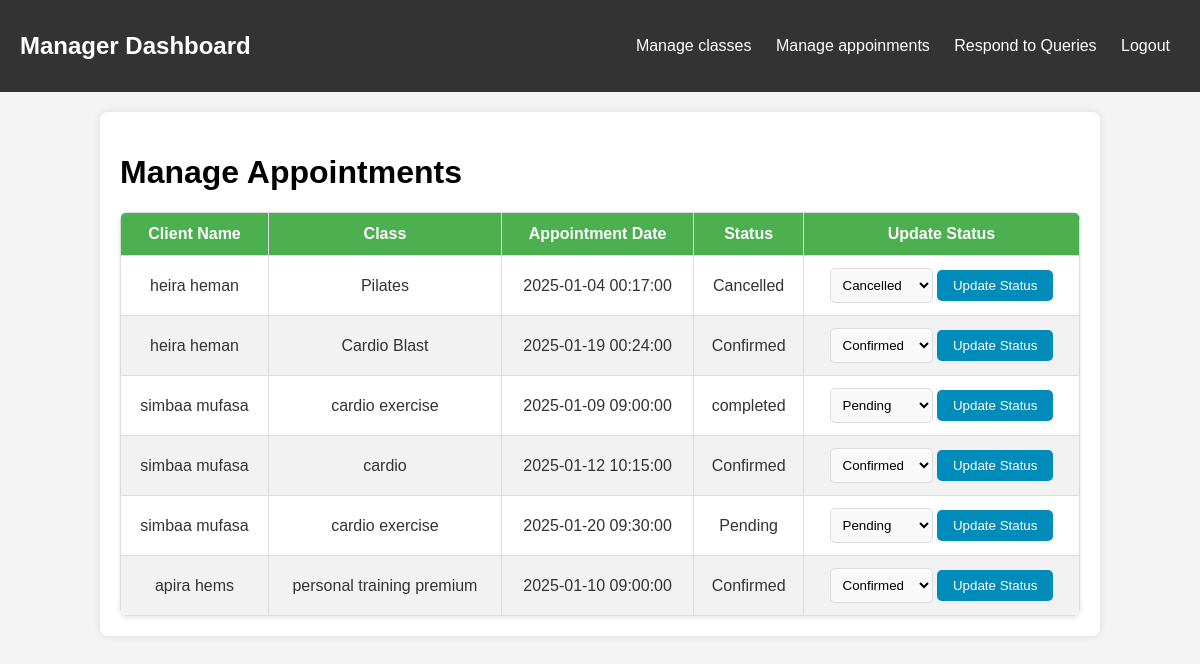
Page /manager_appointments.php on the committed database.
### tables this page shows
CREATE TABLE `appointments` (
  `id` int(11) NOT NULL,
  `client_email` varchar(255) NOT NULL,
  `appointment_date` datetime NOT NULL,
  `class` varchar(100) NOT NULL,
  `status` enum('Pending','Confirmed','Cancelled','completed') DEFAULT 'Pending'
);

CREATE TABLE `clients` (
  `id` int(11) NOT NULL,
  `firstName` varchar(100) DEFAULT NULL,
  `lastName` varchar(100) DEFAULT NULL,
  `email` varchar(100) DEFAULT NULL,
  `phone` varchar(15) DEFAULT NULL,
  `membership` varchar(100) DEFAULT NULL,
  `password` varchar(255) NOT NULL,
  `class` text DEFAULT NULL
);

### manager_appointments.php (the view, shortened to what this page needs)
<?php
$host = 'localhost';
$db = 'fitzone';
$user = 'root';
$pass = '';
$conn = new mysqli($host, $user, $pass, $db);
$query = "SELECT appointments.id, clients.firstName, clients.lastName, appointments.class, appointments.appointment_date, appointments.status
          FROM appointments
          INNER JOIN clients ON appointments.client_email = clients.email";
$result = $conn->query($query);
?>
<!DOCTYPE html>
<html lang="en">
<head>
    <link rel="stylesheet" href="dashboard.css">
</head>
<body>
<header>
        <div class="navbar">
            <h1>Manager Dashboard</h1>
            <nav>
                <a href="class.php">Manage classes</a>
                <a href="manager_appointments.php" >Manage appoinments</a>
                <a href="respond-queries.html" >Respond to Queries</a>
                <a href="index.html">Logout</a>
            </nav>
        </div>
    </header>
    <div class="container">
        <h1>Manage Appointments</h1>
        <table>
            <thead>
                <tr>
                    <th>Client Name</th>
                    <th>Class</th>
                    <th>Appointment Date</th>
                    <th>Status</th>
                    <th>Update Status</th>
                </tr>
            </thead>
            <tbody>
                <?php while ($row = $result->fetch_assoc()) : ?>
                    <tr>
                        <td><?php echo htmlspecialchars($row['firstName'] . ' ' . $row['lastName']); ?></td>
                        <td><?php echo htmlspecialchars($row['class']); ?></td>
                        <td><?php echo htmlspecialchars($row['appointment_date']); ?></td>
                        <td><?php echo htmlspecialchars($row['status']); ?></td>
                        <td>
                            <form method="POST" action="manager_appointments.php">
                                <select name="status">
                                    <option <?php if ($row['status'] == 'Pending') echo 'selected'; ?> value="Pending">Pending</option>
                                    <option <?php if ($row['status'] == 'Confirmed') echo 'selected'; ?> value="Confirmed">Confirmed</option>
                                    <option <?php if ($row['status'] == 'Cancelled') echo 'selected'; ?> value="Cancelled">Cancelled</option>
                                </select>
                                <button type="submit" name="updateStatus" class="btn">Update Status</button>
                            </form>
                        </td>
                    </tr>
                <?php endwhile; ?>
            </tbody>
        </table>
    </div>
</body>
</html>

### dashboard.css (style rules this page uses)
header { background: #333; color: #fff; padding: 1rem 0; position: sticky; top: 0; z-index: 10; }
.navbar { display: flex; justify-content: space-between; align-items: center; padding: 0 20px; }
.navbar h1 { font-size: 1.5rem; }
.navbar nav a { color: #fff; text-decoration: none; margin: 0 10px; }

### manager_appointments.php (style rules this page uses)
body { font-family: Arial, sans-serif; background-color: #f4f4f4; margin: 0; padding: 0; }
.container { width: 80%; margin: 20px auto; background-color: #ffffff; padding: 20px; box-shadow: 0 0 10px rgba(0, 0, 0, 0.1); border-radius: 8px; }
table { width: 100%; margin-top: 20px; border-collapse: collapse; border-radius: 8px; overflow: hidden; box-shadow: 0 2px 5px rgba(0, 0, 0, 0.1); }
th, td { padding: 12px; text-align: center; border: 1px solid #ddd; color: #333; }
th { background-color: #4CAF50; color: white; }
tr:nth-child(even) { background-color: #f2f2f2; }
select { padding: 8px; border-radius: 5px; border: 1px solid #ddd; background-color: #f9f9f9; }
button { padding: 8px 16px; background-color: #4CAF50; color: white; border: none; border-radius: 5px; cursor: pointer; }
.btn { padding: 8px 16px; background-color: #008CBA; color: white; border: none; border-radius: 5px; cursor: pointer; text-align: center; }
form { display: inline; }
header { background: #333; color: #fff; padding: 1rem 0; position: sticky; top: 0; z-index: 10; }
.navbar { display: flex; justify-content: space-between; align-items: center; padding: 0 20px; }
.navbar h1 { font-size: 1.5rem; }
.navbar nav a { color: #fff; text-decoration: none; margin: 0 10px; }

### rows in the picture
appointments: clients.firstName+lastName "heira heman", class "Pilates", appointment_date "2025-01-04 00:17:00", status "Cancelled"
appointments: clients.firstName+lastName "heira heman", class "Cardio Blast", appointment_date "2025-01-19 00:24:00", status "Confirmed"
appointments: clients.firstName+lastName "simbaa mufasa", class "cardio exercise", appointment_date "2025-01-09 09:00:00", status "completed"
appointments: clients.firstName+lastName "simbaa mufasa", class "cardio", appointment_date "2025-01-12 10:15:00", status "Confirmed"
appointments: clients.firstName+lastName "simbaa mufasa", class "cardio exercise", appointment_date "2025-01-20 09:30:00", status "Pending"
appointments: clients.firstName+lastName "apira hems", class "personal training premium", appointment_date "2025-01-10 09:00:00", status "Confirmed"
